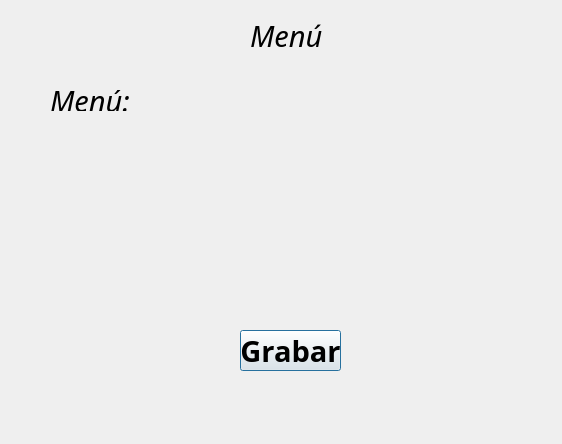
<?xml version="1.0" encoding="UTF-8"?>
<ui version="4.0">
 <class>MenuABCDialog</class>
 <widget class="QDialog" name="MenuABCDialog">
  <property name="geometry">
   <rect>
    <x>0</x>
    <y>0</y>
    <width>562</width>
    <height>444</height>
   </rect>
  </property>
  <property name="windowTitle">
   <string>Dialog</string>
  </property>
  <widget class="QLabel" name="label">
   <property name="geometry">
    <rect>
     <x>-150</x>
     <y>-50</y>
     <width>811</width>
     <height>541</height>
    </rect>
   </property>
   <property name="text">
    <string/>
   </property>
   <property name="pixmap">
    <pixmap resource="restaurante.qrc">:/imagenes/fondoreserva.jpg</pixmap>
   </property>
   <property name="scaledContents">
    <bool>true</bool>
   </property>
  </widget>
  <widget class="QPushButton" name="pushButton">
   <property name="geometry">
    <rect>
     <x>240</x>
     <y>330</y>
     <width>101</width>
     <height>41</height>
    </rect>
   </property>
   <property name="font">
    <font>
     <family>Segoe UI Semibold</family>
     <pointsize>22</pointsize>
     <weight>75</weight>
     <bold>true</bold>
    </font>
   </property>
   <property name="text">
    <string>Grabar</string>
   </property>
  </widget>
  <widget class="QLabel" name="label_2">
   <property name="geometry">
    <rect>
     <x>250</x>
     <y>20</y>
     <width>81</width>
     <height>31</height>
    </rect>
   </property>
   <property name="font">
    <font>
     <family>Vivaldi</family>
     <pointsize>22</pointsize>
     <italic>true</italic>
    </font>
   </property>
   <property name="text">
    <string>Menú</string>
   </property>
  </widget>
  <widget class="QLabel" name="label_3">
   <property name="geometry">
    <rect>
     <x>50</x>
     <y>90</y>
     <width>81</width>
     <height>21</height>
    </rect>
   </property>
   <property name="font">
    <font>
     <family>Vivaldi</family>
     <pointsize>22</pointsize>
     <italic>true</italic>
    </font>
   </property>
   <property name="text">
    <string>Menú:</string>
   </property>
  </widget>
 </widget>
 <resources>
  <include location="restaurante.qrc"/>
 </resources>
 <connections/>
</ui>
